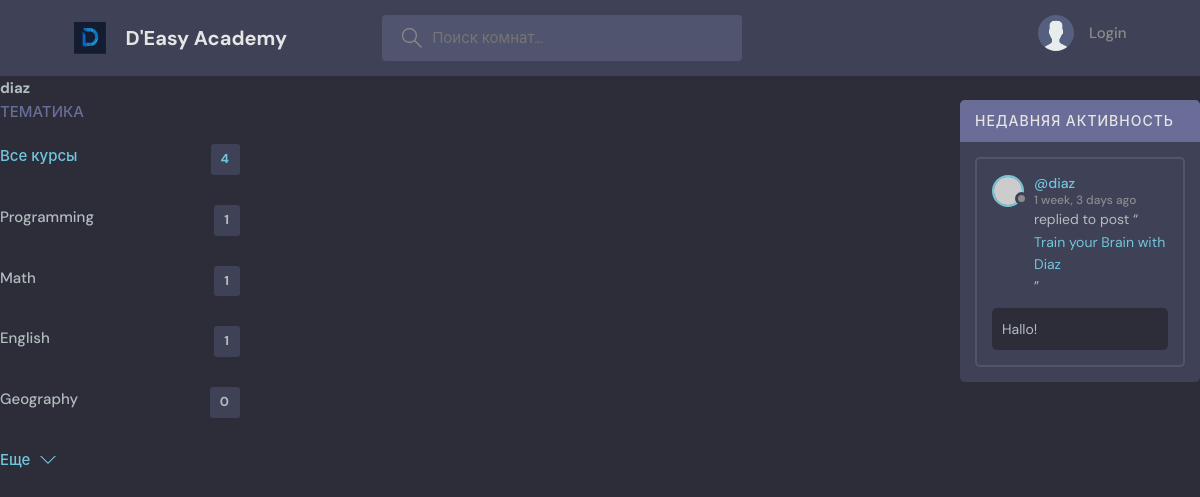
Screenshot of /profile/3/ with the database file from the repository.
### base/models.py (models this page shows, shortened)
class Topic(models.Model):
    name = models.CharField(max_length=300)

class Message(models.Model):
    user = models.ForeignKey(User, on_delete=models.CASCADE)
    room = models.ForeignKey(Room, on_delete=models.CASCADE)
    body = models.TextField()
    updated = models.DateTimeField(auto_now=True)
    created = models.DateTimeField(auto_now_add=True)
    class Meta:
        ordering = ['-updated', '-created']

class Room(models.Model):
    host = models.ForeignKey(User, on_delete=models.SET_NULL, null=True)
    topic = models.ForeignKey(Topic, on_delete=models.SET_NULL, null=True)
    name = models.CharField(max_length=255)
    description = models.TextField(null = True, blank=True)
    participants = models.ManyToManyField(User, related_name='participants', blank=True)
    updated = models.DateTimeField(auto_now=True)
    created = models.DateTimeField(auto_now_add=True)
    class Meta:
        ordering = ['-updated', '-created']
    def __str__(self):
        return self.name

### base/views.py (the view)
# urls.py: path('profile/<str:pk>/', views.userProfile, name="user-profile"),
def userProfile(request, pk):
    user = User.objects.get(id=pk)
    rooms = user.room_set.all()
    room_messages = user.message_set.all()
    topics = Topic.objects.all()
    context = {'user': user, 'rooms': rooms, 'room_messages': room_messages, 'topics': topics }
    return render(request, 'base/profile.html', context)

### base/templates/base/profile.html (shortened to what this page needs)
{% extends 'main.html' %}
{% block content %}
<h1>{{user.username}}</h1>
<div class="profile-container">
    <div>
        {% include 'base/topics_component.html' %}
    </div>
    <div>
    </div>
    <div>
        {% include 'base/activity_component.html' %}
    </div>
</div>
{% endblock content %}

### base/templates/base/topics_component.html
<div class="topics">
          <div class="topics__header">
            <h2>Тематика</h2>
          </div>
          <ul class="topics__list">
            <li>
              <a href="{% url 'home' %}" class="active">Все курсы <span>{{topics.count}}</span></a>
            </li>
                          {% for topic in topics %}
            <li>
              <a href="{% url 'home' %}?q={{topic.name}}">{{ topic.name }}<span>{{topic.room_set.all.count}}</span></a>
            </li>
            {% endfor %}
          </ul>
          <a class="btn btn--link" href="topics.html">
            Еще
            <svg version="1.1" xmlns="http://www.w3.org/2000/svg" width="32" height="32" viewBox="0 0 32 32">
              <title>chevron-down</title>
              <path d="M16 21l-13-13h-3l16 16 16-16h-3l-13 13z"></path>
            </svg>
          </a>
        </div>

### base/templates/base/activity_component.html (shortened to what this page needs)
                   <div class="activities">
          <div class="activities__header">
            <h2>Недавняя активность</h2>
          </div>
                       {% for message in room_messages %}
          <div class="activities__box">
            <div class="activities__boxHeader roomListRoom__header">
              <a href="{% url 'user-profile' message.user.id%}" class="roomListRoom__author">
                <div class="avatar avatar--small">
                  <img src="https://randomuser.me/api/portraits/women/11.jpg" />
                </div>
                <p>
                  @{{message.user}}
                  <span>{{message.created|timesince}} ago</span>
                </p>
              </a>
            </div>
            <div class="activities__boxContent">
              <p>replied to post “<a href="{% url 'room' message.room.id %}">{{message.room}}</a>”</p>
              <div class="activities__boxRoomContent">
                {{ message.body }}
              </div>
            </div>
          </div>
                       {% endfor %}
        </div>

### static/styles/style.css (style rules this page uses)
:root { --color-main: #71c6dd; --color-main-light: #e1f6fb; --color-dark: #3f4156; --color-dark-medium: #51546e; --color-dark-light: #696d97; --color-light: #e5e5e5; --color-gray: #8b8b8b; --color-light-gray: #b2bdbd; --color-bg: #2d2d39; --color-success: #5dd693; --color-error: #fc4b0b; }
* { font-family: "DM Sans", -apple-system, BlinkMacSystemFont, "Segoe UI", Roboto, Oxygen, Ubuntu, Cantarell, "Open Sans", "Helvetica Neue", sans-serif; margin: 0; padding: 0; box-sizing: border-box; text-rendering: optimizeLegibility; font-size: inherit; }
html { font-size: 56.25%; }
@media only screen and (min-width: 1200px) { html { font-size: 62.5%; } }
body { line-height: 1.6; font-weight: 400; font-size: 1.5rem; color: var(--color-light-gray); background-color: var(--color-bg); min-height: 100vh; }
img { width: 100%; }
a { display: inline-block; color: var(--color-main); text-decoration: none; }
.btn { background-color: transparent; border: none; display: inline-flex; align-items: center; gap: 1rem; cursor: pointer; transition: all ease-in-out 0.3s; padding: 1rem 2rem; border-radius: 5px; box-shadow: 1px 1px 3px 1px rgba(0, 0, 0, 0.15); font-weight: 500; }
.btn--link { border-radius: 0; padding: 0; color: var(--color-main); box-shadow: none; }
.btn > svg { fill: currentColor; width: 1.6rem; height: 1.6rem; }
.avatar { position: relative; display: inline-block; border-radius: 50%; border: 2px solid var(--color-main); }
.avatar img { display: block; border-radius: 50%; object-fit: cover; object-position: center; }
.avatar::after { content: ""; display: block; position: absolute; background-color: var(--color-gray); z-index: 111; border-radius: 50%; border: 0.3rem solid var(--color-dark); }
.avatar.avatar--small img { width: 2.8rem; height: 2.8rem; }
.avatar.avatar--small:after { width: 0.7rem; height: 0.7rem; bottom: 0px; right: -6px; }
.topics__header { margin-bottom: 2rem; }
.topics__header h2 { text-transform: uppercase; font-weight: 500; color: var(--color-dark-light); }
.topics__list { list-style: none; }
.topics__list li a { display: flex; justify-content: space-between; margin-bottom: 3rem; font-weight: 500; color: var(--color-light-gray); transition: all 0.3s ease-in-out; }
.topics__list li a.active, .topics__list li a:hover { color: var(--color-main); }
.topics__list li a span { padding: 0.5rem 1rem; background-color: var(--color-dark); border-radius: 3px; font-size: 1.3rem; font-weight: 700; letter-spacing: 1px; }
.roomListRoom__header { display: flex; justify-content: space-between; align-items: center; }
.roomListRoom__author { font-weight: 500; display: flex; align-items: center; gap: 1rem; }
.activities { background: var(--color-dark); border-radius: 5px; overflow: hidden; }
.activities__header h2 { background-color: var(--color-dark-light); text-transform: uppercase; font-weight: 500; padding: 1rem 1.5rem; color: var(--color-light); letter-spacing: 1px; font-size: 1.4rem; }
.activities__box { margin: 1.5rem; padding: 1.5rem; border: 2px solid var(--color-dark-medium); border-radius: 5px; }
.activities__boxHeader p { font-size: 1.4rem; line-height: 1.3; }
.activities__boxHeader p span { color: var(--color-gray); font-size: 1.2rem; display: block; }
.activities__boxContent { margin-left: 4.2rem; }
.activities__boxContent { font-size: 1.4rem; }
.activities__boxRoomContent { background: var(--color-bg); padding: 1rem; border-radius: 5px; margin-top: 1rem; margin-left: -4.2rem; }

### base/templates/base/profile.html (style rules this page uses)
.profile-container { display: grid; grid-template-columns: 1fr 3fr 1fr; }

### rows the page displays
Topic: name "Programming", room_set.all.count "1"
Topic: name "Math", room_set.all.count "1"
Topic: name "English", room_set.all.count "1"
Topic: name "Geography", room_set.all.count "0"
Message: user "diaz", created "1 week, 3 days", room "Train your Brain with Diaz", body "Hallo!"

### other values shown
{{ user.username }} "diaz"
{{ topics.count }} "4"
